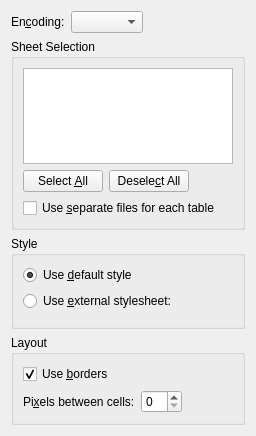
<?xml version="1.0" encoding="UTF-8"?>
<ui version="4.0">
 <class>ExportWidget</class>
 <widget class="QWidget" name="ExportWidget">
  <property name="geometry">
   <rect>
    <x>0</x>
    <y>0</y>
    <width>256</width>
    <height>436</height>
   </rect>
  </property>
  <layout class="QVBoxLayout">
   <item>
    <layout class="QHBoxLayout">
     <item>
      <widget class="QLabel" name="textLabel1">
       <property name="text">
        <string>En&amp;coding:</string>
       </property>
       <property name="wordWrap">
        <bool>false</bool>
       </property>
       <property name="buddy">
        <cstring>mEncodingBox</cstring>
       </property>
      </widget>
     </item>
     <item>
      <widget class="QComboBox" name="mEncodingBox">
       <property name="whatsThis">
        <string>With this option you can define the encoding of the HTML file. The recommended encoding (UTF8) is selected as default.</string>
       </property>
      </widget>
     </item>
     <item>
      <spacer name="spacer2">
       <property name="orientation">
        <enum>Qt::Horizontal</enum>
       </property>
       <property name="sizeType">
        <enum>QSizePolicy::Expanding</enum>
       </property>
       <property name="sizeHint" stdset="0">
        <size>
         <width>40</width>
         <height>20</height>
        </size>
       </property>
      </spacer>
     </item>
    </layout>
   </item>
   <item>
    <widget class="QGroupBox" name="groupBox3">
     <property name="title">
      <string>Sheet Selection</string>
     </property>
     <layout class="QVBoxLayout">
      <item>
       <widget class="QListWidget" name="mSheets">
        <property name="selectionMode">
         <enum>QAbstractItemView::MultiSelection</enum>
        </property>
       </widget>
      </item>
      <item>
       <layout class="QHBoxLayout">
        <item>
         <widget class="QPushButton" name="mSelectAllButton">
          <property name="whatsThis">
           <string>Click here to select all sheets in the list.</string>
          </property>
          <property name="text">
           <string>Select &amp;All</string>
          </property>
         </widget>
        </item>
        <item>
         <widget class="QPushButton" name="mDeselectAllButton">
          <property name="whatsThis">
           <string>Click here to select all sheets in the list.</string>
          </property>
          <property name="text">
           <string>Desele&amp;ct All</string>
          </property>
         </widget>
        </item>
        <item>
         <spacer name="spacer3">
          <property name="orientation">
           <enum>Qt::Horizontal</enum>
          </property>
          <property name="sizeType">
           <enum>QSizePolicy::Expanding</enum>
          </property>
          <property name="sizeHint" stdset="0">
           <size>
            <width>330</width>
            <height>20</height>
           </size>
          </property>
         </spacer>
        </item>
       </layout>
      </item>
      <item>
       <widget class="QCheckBox" name="mSeparateFiles">
        <property name="whatsThis">
         <string>This option will make the HTML export filter generate a new page for each sheet. If you disable this option, all sheets are written on one page.</string>
        </property>
        <property name="text">
         <string>Use &amp;separate files for each table</string>
        </property>
       </widget>
      </item>
     </layout>
    </widget>
   </item>
   <item>
    <widget class="QGroupBox" name="buttonGroup4">
     <property name="title">
      <string>Style</string>
     </property>
     <layout class="QVBoxLayout">
      <item>
       <widget class="QRadioButton" name="mDefaultButton">
        <property name="whatsThis">
         <string>Select this option to use the default fonts and colors for the HTML page.</string>
        </property>
        <property name="text">
         <string>Use &amp;default style</string>
        </property>
        <property name="checked">
         <bool>true</bool>
        </property>
       </widget>
      </item>
      <item>
       <widget class="QRadioButton" name="mCustomButton">
        <property name="whatsThis">
         <string>Select this option to specify a separate stylesheet for the HTML page. You can select or type on in the field below.</string>
        </property>
        <property name="text">
         <string>Use &amp;external stylesheet:</string>
        </property>
       </widget>
      </item>
      <item>
       <widget class="KUrlRequester" name="mCustomURL">
        <property name="enabled">
         <bool>false</bool>
        </property>
        <property name="whatsThis">
         <string>In this field you can enter an URL for your stylesheet. It is possible to point to a stylesheet on disk, or to somewhere on the Internet.</string>
        </property>
       </widget>
      </item>
     </layout>
    </widget>
   </item>
   <item>
    <widget class="QGroupBox" name="groupBox2">
     <property name="title">
      <string>Layout</string>
     </property>
     <layout class="QVBoxLayout">
      <item>
       <widget class="QCheckBox" name="mUseBorders">
        <property name="whatsThis">
         <string>Use this option to enable or disable borders around the cells.</string>
        </property>
        <property name="text">
         <string>Use &amp;borders</string>
        </property>
        <property name="checked">
         <bool>true</bool>
        </property>
       </widget>
      </item>
      <item>
       <layout class="QHBoxLayout">
        <item>
         <widget class="QLabel" name="textLabel1_2">
          <property name="whatsThis">
           <string>Use this option to define how many pixels there should be between the cells. This effect is better visible if you check &lt;b&gt;Use borders&lt;/b&gt; too.</string>
          </property>
          <property name="text">
           <string>Pi&amp;xels between cells:</string>
          </property>
          <property name="wordWrap">
           <bool>false</bool>
          </property>
          <property name="buddy">
           <cstring>mPixelsBetweenCells</cstring>
          </property>
         </widget>
        </item>
        <item>
         <widget class="QSpinBox" name="mPixelsBetweenCells">
          <property name="sizePolicy">
           <sizepolicy hsizetype="Minimum" vsizetype="Fixed">
            <horstretch>0</horstretch>
            <verstretch>0</verstretch>
           </sizepolicy>
          </property>
          <property name="whatsThis">
           <string>Use this option to define how many pixels there should be between the cells. This effect is better visible if you check &lt;b&gt;Use borders&lt;/b&gt; too.</string>
          </property>
          <property name="maximum">
           <number>25</number>
          </property>
         </widget>
        </item>
        <item>
         <spacer name="spacer5_2">
          <property name="orientation">
           <enum>Qt::Horizontal</enum>
          </property>
          <property name="sizeType">
           <enum>QSizePolicy::Expanding</enum>
          </property>
          <property name="sizeHint" stdset="0">
           <size>
            <width>16</width>
            <height>20</height>
           </size>
          </property>
         </spacer>
        </item>
       </layout>
      </item>
     </layout>
    </widget>
   </item>
   <item>
    <spacer name="spacer5">
     <property name="orientation">
      <enum>Qt::Vertical</enum>
     </property>
     <property name="sizeType">
      <enum>QSizePolicy::Expanding</enum>
     </property>
     <property name="sizeHint" stdset="0">
      <size>
       <width>20</width>
       <height>16</height>
      </size>
     </property>
    </spacer>
   </item>
  </layout>
 </widget>
 <customwidgets>
  <customwidget>
   <class>KUrlRequester</class>
   <extends>QFrame</extends>
   <header>kurlrequester.h</header>
  </customwidget>
 </customwidgets>
 <includes>
  <include location="local">kurlrequester.h</include>
  <include location="local">klineedit.h</include>
  <include location="local">kpushbutton.h</include>
 </includes>
 <resources/>
 <connections/>
</ui>
